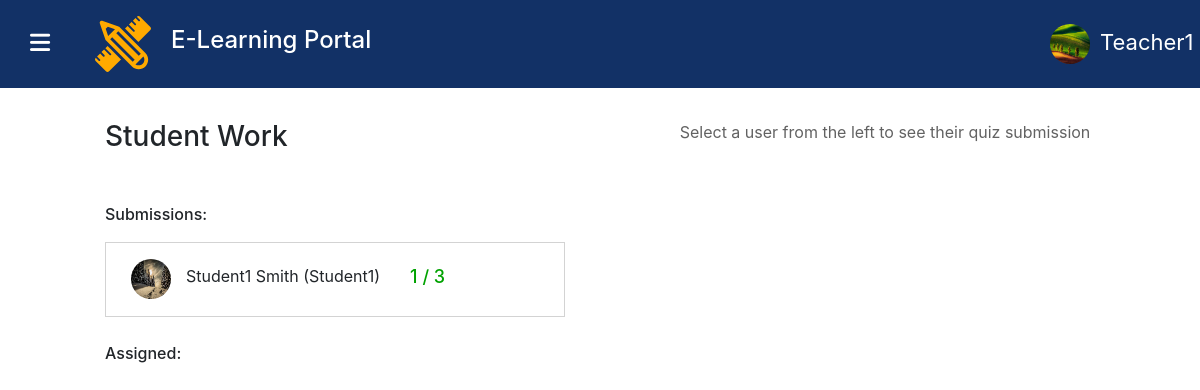
The app's page /ViewClassroom/FF9881F3/quizzes/viewQuiz/11 (signed in) with its own data.
### educationPortal/models.py (models this page shows)
class User(AbstractUser):
    userType = models.CharField(max_length=20, default="student")
    profile_pic = models.ImageField(
        null=True, blank=True, default="blankUserIcon.svg")

class QuizSubmission(models.Model):
    user = models.ForeignKey(User, null=True, on_delete=models.CASCADE)
    date = models.DateField(default=datetime.now())
    grade = models.IntegerField(default=0)
    answers = models.ManyToManyField(MCanswer, blank=True)

class Quiz(models.Model):
    name = models.CharField(max_length=1000, default="Untitled Quiz")
    submissions = models.ManyToManyField(QuizSubmission, blank=True)
    questions = models.ManyToManyField(MultipleChoiceQuestion, blank=True)
    duedate = models.DateTimeField(null=True)
    classroom = models.ForeignKey(
        Classroom, null=True, on_delete=models.CASCADE)

### educationPortal/views.py (the view)
# urls.py: path("ViewClassroom/<str:code>/quizzes/viewQuiz/<int:id>",
def viewQuiz(request, code, id):
    classroom = Classroom.objects.get(code=code)
    quiz = Quiz.objects.get(id=id)
    allSubmissions = quiz.submissions.all()
    allUserNamesSubmitted = quiz.submissions.values(
        'user__username')  # all usersnames who have submitted
    non_submitters = classroom.students.exclude(
        username__in=allUserNamesSubmitted)  # students who haven't submitted
    answersArray = []
    for sub in allSubmissions:
        answersArray.append(list(sub.answers.values_list('answer', flat=True)))
    print(answersArray)
    submission = quiz.submissions.get(user=request.user) if quiz.submissions.filter(
        user=request.user).exists() else None
    answers = None
    correctanswers = None
    correctanswers = list(
        quiz.questions.values_list('correctOption', flat=True))
    if submission:
        answers = list(submission.answers.values_list('answer', flat=True))
    return render(request, "educationPortal/ViewQuiz.html", {
        "class": classroom,
        "quiz": quiz,
        "submission": submission,
        "allSubmissions": allSubmissions,  # teacher stuff
        "non_submitters": non_submitters,  # teacher stuff
        "answers": answers,
        "correctanswers": correctanswers,  # teacher and student stuff
        "answersArray": answersArray
    })

### educationPortal/templates/educationPortal/ViewQuiz.html (shortened to what this page needs)
{% load static %}
<!DOCTYPE html>
<html lang="en">
<head>
    <link rel="stylesheet" href="https://stackpath.bootstrapcdn.com/bootstrap/4.4.1/css/bootstrap.min.css"
>
    <link href="{% static 'educationPortal/styles.css' %}" rel="stylesheet">
    <link href="{% static 'educationPortal/ClassView.css' %}" rel="stylesheet">
    <link href="{% static 'educationPortal/conversations.css' %}" rel="stylesheet">
    <link href="{% static 'educationPortal/assignments.css' %}" rel="stylesheet">
    <link href="{% static 'educationPortal/quizzes.css' %}" rel="stylesheet">
    <link href="{% static 'educationPortal/viewAssignment.css' %}" rel="stylesheet">
    <link href="{% static 'educationPortal/viewQuiz.css' %}" rel="stylesheet">
</head>
<body>
    <header class="mainHeader">
        <div style="display: flex; align-items: center;">
            <div id="menuBars">
                <i class="fas fa-bars menuBars"></i>
            </div>
                        <img src="{% static 'educationPortal/Icons/Logo.svg' %}" style="height: 7vh; margin-right: 20px; color: orange; margin-left: 20px;"
                            class="logo">
            <h4 class="title">E-Learning Portal</h4>
        </div>
        <div class="headerItems">
            <button class="profileButton" onclick="profilePopUp()">
                {% if user.profile_pic %}
                <img src="{{user.profile_pic.url}}" width="40px" height="40px" style="border-radius: 50%;">
                {% else %}
                <img src="/images/blankUserIcon.svg" width="40px" height="40px" style="border-radius: 50%;">
                {% endif %}
                <p class="profileButtonText">{{user.first_name}}</p>
            </button>
        </div>
    </header>
    {% if user == class.teacher %}
        <br>
        <br>
        <br>
        <div class="container">
            <div class="row">
                <div class="col">
                    <h3 style="padding-left: 5vw; padding-top: 6vh; margin-bottom: 0; padding-bottom: 0;">Student Work</h3>
                    <div class="Submissions">
                        <div style="display: flex; flex-direction: column;">
                            <p style="font-weight: 500;">Submissions:</p>
                            {% for s in allSubmissions %}
                            <div class="submissionItem" id="submission:{{forloop.counter}}" onclick="teacherViewQuiz('{{s.user.username}}:{{forloop.counter0}}', this, '{{answersArray}}', '{{correctanswers}}', '{{forloop.counter0}}')">
                                {% if s.user.profile_pic %}
                                <img src="{{s.user.profile_pic.url}}" width="40px" height="40px" style="border-radius: 50%;">
                                {% else %}
                                <img src="/images/blankUserIcon.svg" width="40px" height="40px" style="border-radius: 50%;">
                                {% endif %}
                                <p style="padding-left: 15px; padding-top: 10px;">{{s.user.first_name}} {{s.user.last_name}}
                                    ({{s.user.username}})</p>
                                {% if s.grade >= 0 %}
                                <p class="currentGradeTextList">{{s.grade}} / {{quiz.questions.count}}</p>
                                {% endif %}
                            </div>
                            {% endfor %}
                            <br>
                            <p style="font-weight: 500;">Assigned:</p>
                        </div>
                    </div>
                </div>
                <div class="col">
                    <br>
                    <br>
                    <div id="message" style="display: flex; justify-content: center; color: rgb(98, 98, 98);">
                        <p>Select a user from the left to see their quiz submission</p>
                    </div>
                </div>
            </div>
        </div>
    {% endif %}
    <div class="greyBackground">
    </div>
</body>
</html>

### educationPortal/static/educationPortal/styles.css (style rules this page uses)
body { padding: 0px; margin: 0; }
.mainHeader { display: flex; background: #123166; min-height: 11vh; display: flex; justify-content: space-around; align-items: center; color: white; position: fixed; width: 100%; z-index: 6; }
.title { width: 250px; }
.headerItems { display: flex; align-items: center; width: 80%; align-items: center; justify-content: flex-end; }
.menuBars { width: 10px; font-size: 23px; margin-right: 35px; transition: 0.2s; margin-left: 30px; }
.greyBackground { z-index: -1; top: 0; right: 0; bottom: 0; left: 0; background-color: transparent; position: fixed; transition: 0.4s; }
.profileButton { display: flex; justify-content: center; align-items: center; background: none; color: white; outline: none; border: none; font-size: 22px; max-width: 150px; max-height: 45px; transition: 0.3s; margin-right: 80px; }
.profileButtonText { padding-top: 12px; padding-left: 10px; max-width: 2vw; }

### educationPortal/static/educationPortal/conversations.css (style rules this page uses)
body { overflow: hidden; }

### educationPortal/static/educationPortal/viewAssignment.css (style rules this page uses)
body { overflow-y: auto; }
.Submissions { padding-left: 5vw; padding-top: 6vh; }
.Submissions { max-height: 70vh; overflow-y: auto; width: 100%; }
.submissionItem { display: flex; align-items: center; background: #ffffff; padding: 10px; padding-left: 25px; border: 0.5px solid lightgray; transition: 0.2s; margin-right: 20px; outline: 1px solid transparent; }
.currentGradeTextList { color: rgb(0, 162, 0); font-weight: 500; padding-left: 30px; padding-top: 10px; font-size: large; }

### records on screen
User: profile_pic (picture), first_name "Teacher1"
QuizSubmission: user.profile_pic (picture), user.first_name "Student1", user.last_name "Smith", user.username "Student1", grade "1"
Quiz: questions.count "3"
